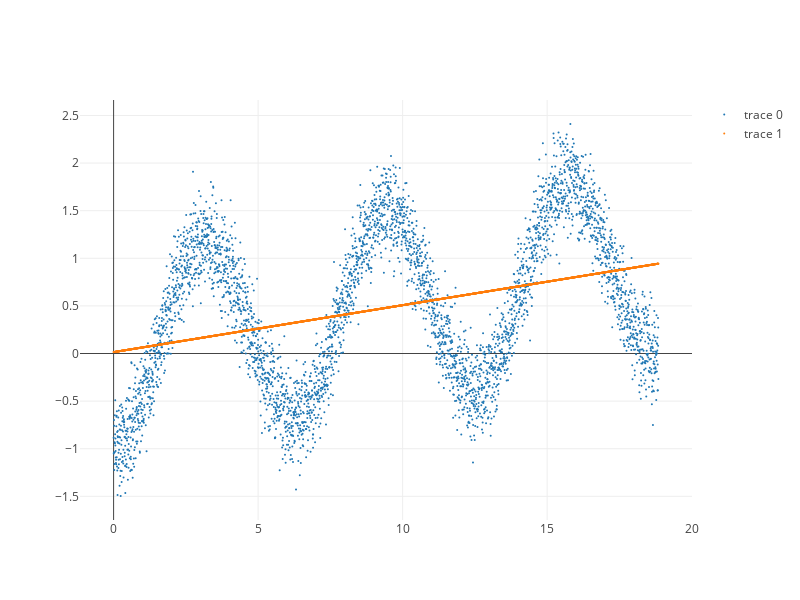

The notebook cell saved with this chart:
### Code cell
mychart(x,y,np.array(ypred))

### Figure 1 — Plotly figure (JSON) as saved in the notebook; plotly's stock layout.template omitted (floating-point values rounded to 4 significant figures; data arrays with more than 128 entries replaced by an {"elided": "..."} marker saying what was removed)
{"data": [{"marker": {"size": 2}, "mode": "markers", "type": "scatter", "uid": "cb1ffae6-be76-11e8-a0fa-032da0b1ce8c", "x": {"elided": "4000 float values"}, "y": {"elided": "4000 float values"}}, {"marker": {"size": 2}, "mode": "markers", "type": "scatter", "uid": "cb1ffd34-be76-11e8-a0fa-032da0b1ce8c", "x": {"elided": "4000 float values"}, "y": {"elided": "4000 float values"}}], "layout": {"autosize": false, "height": 600, "width": 800, "yaxis": {"autorange": true}}}
